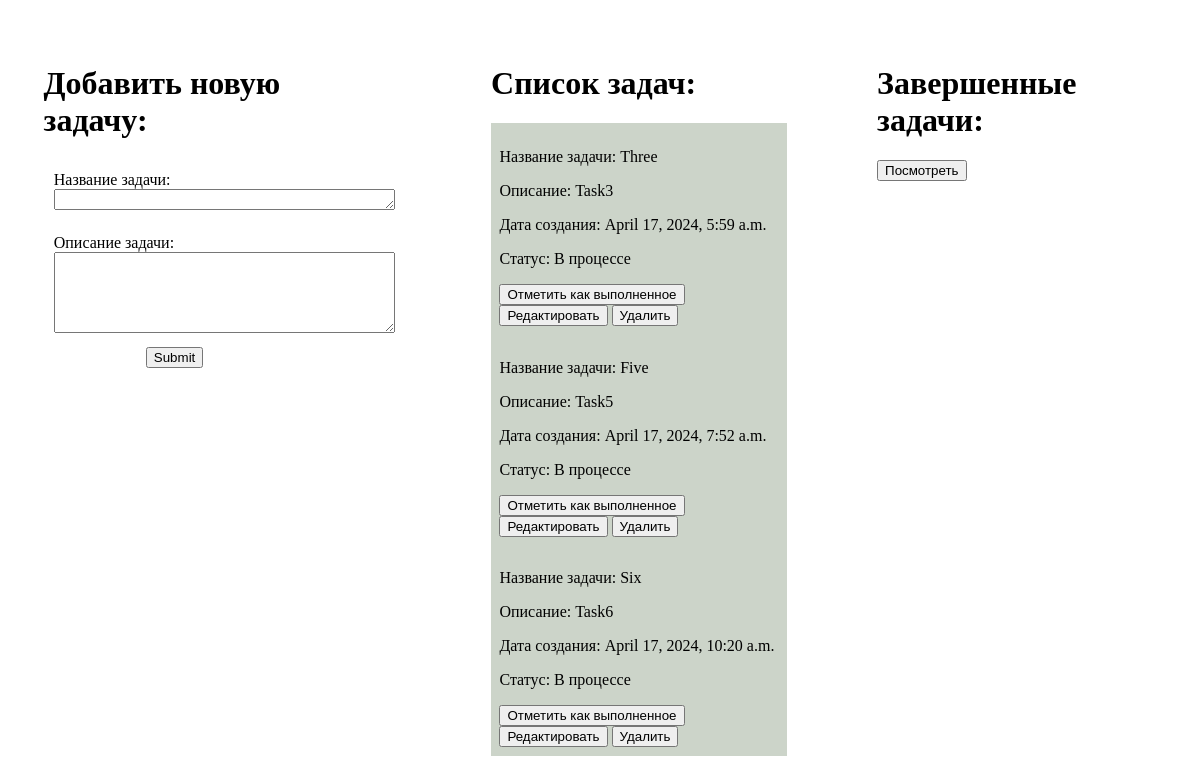
/todo/, run on the app's committed database.
### todo_list/models.py (models this page shows)
class Task(models.Model):
    title = models.CharField(max_length=30)
    text = models.CharField(max_length=30)
    date_created = models.DateTimeField(auto_now_add=True)
    date_updated = models.DateTimeField(auto_now=True)
    status = models.CharField(max_length=30, default='В процессе')

### todo_list/views.py (the view)
# urls.py: path('', task.task),
def task(request):
    if request.method == 'GET':
        todo = Task.objects.all()
        result = {
            'todo': todo
        }
        return render(request, 'main.html', result)
    if request.method == 'POST':
        new_text = request.POST.get('text')
        new_title = request.POST.get('title')
        Task.objects.create(title=new_title, text=new_text)
        return redirect('/todo/')

### todo_list/templates/main.html (shortened to what this page needs)
<!DOCTYPE html>
{% load static %}
<html lang="en">
<head>
    <link rel="stylesheet" href="{% static 'css/style_main.css' %}" >
</head>
<body>
<div class="box">
    <div style="background-color: rgba(255, 255, 255, 0.4)">
        <h1>Добавить новую задачу:</h1>
        <form method="POST" action="/todo/">
            <div>
                <label>Название задачи:</label>
                <textarea name="title" cols="40" rows="1"></textarea><br>
            </div>
            <div>
                <label>Описание задачи:</label>
                <textarea name="text" cols="40" rows="5"></textarea><br>
            </div>
            <input type="submit" class="add_task">
        </form>
    </div>
    <div style="background-color: rgba(255, 255, 255, 0.4)">
        <h1>Список задач:</h1>
        {% for task in todo %}
        {% if task.status == 'В процессе' %}
            <div class="todo" style="background-color: rgba(87, 113, 77, 0.3)" id="{{ task.id }}">
                <p>Название задачи: {{ task.title }}</p>
                <p>Описание: {{ task.text }}</p>
                <p>Дата создания: {{ task.date_created }}</p>
                <p>Статус: {{ task.status }}</p>
                <a href="{{ task.id }}/"><button>Отметить как выполненное</button></a>
                <a href="edit_task/{{ task.id }}"><button>Редактировать</button></a>
                <a href="delete_task/{{ task.id }}/"><button>Удалить</button></a>
            </div>
        {% endif %}
        {% endfor %}
    </div>
    <div style="background-color: rgba(255, 255, 255, 0.4)">
        <h1>Завершенные задачи:</h1>
        <a href="completed_task/"><button>Посмотреть</button></a>
    </div>
</div>
</body>
</html>

### todo_list/static/css/style_main.css (style rules this page uses)
body { background-image: url(https://pibig.info/uploads/posts/2022-12/1669942674_16-pibig-info-p-fon-dlya-yezhednevnika-krasivo-16.jpg); background-size: 1550px 920px; }
.box { display: flex; gap: 3%; justify-content: center; }
.box div { width: 100%; padding: 3%; }
.add_task { margin-left: 30%; }

### data on the page
Task: title "Three", text "Task3", date_created "April 17, 2024, 5:59 a.m.", status "В процессе"
Task: title "Five", text "Task5", date_created "April 17, 2024, 7:52 a.m.", status "В процессе"
Task: title "Six", text "Task6", date_created "April 17, 2024, 10:20 a.m.", status "В процессе"
